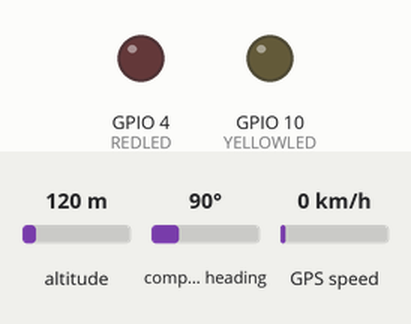
This sketch was run on a simulated ESP8266 (NodeMCU). Shown: output pins drawn as LEDs (lit = HIGH). Inputs (shaded band) come from the test bench; at power-on: altitude 120 m, compass heading 90°, GPS speed 0 km/h. WiFi joins after 1.5 s; servers stay silent unless stated; uploads are accepted with an empty reply; the GPS gets a fix after 3 s at 37.7749, -122.4194 with 8 satellites.

Above: at 3.2 s.
At 5.4 s:
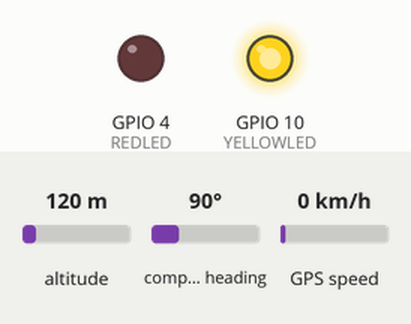
Timing chart, 0 to 8.0 s (numbered marks = the images above):
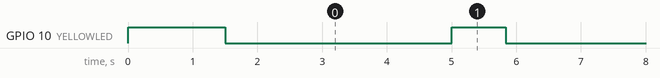

Measured:
- by itself, GPIO 10 (YELLOWLED): repeats every 5.0 s: HIGH 0.84 s, LOW 4.2 s

The sketch:

RowingGPS.ino
```cpp
#include <ESP8266WiFi.h>
#include <DNSServer.h>
#include <ESP8266WebServer.h>
#include <WiFiManager.h>
#include <TinyGPS++.h>
#include <WiFiClientSecure.h>

#define REDLED 4
#define YELLOWLED 10
#define INTERVAL 5000

TinyGPSPlus gps;
unsigned long lastsend;
const char* host="example.execute-api.eu-west-1.amazonaws.com";
const int httpsPort=443;

void setup() {
  Serial.begin(9600, SERIAL_8N1); //start the serial interface for the gps board
  Serial.swap(); //GPS is connected with tx only (we're not sending any data TO the gps module) on pin 13, the alternative UART0 rx pin on the ESP8266. Useful so the gps does not interfere with code uploads
  Serial1.begin(9600); //UART1 only has a tx port, all we need to enable some debugging output
  pinMode(REDLED, OUTPUT);
  pinMode(YELLOWLED, OUTPUT);
  digitalWrite(REDLED,LOW);
  digitalWrite(YELLOWLED,HIGH);
  WiFiManager wifiManager;
  wifiManager.setDebugOutput(false); //not interfere with Serial connection for GPS
  wifiManager.setAPCallback(wifiConfigMode);
  wifiManager.autoConnect("GpsDevice");
  //if we get here we have a wifi connection
  digitalWrite(REDLED,LOW);
  digitalWrite(YELLOWLED,LOW);
}

void loop() {

  // put your main code here, to run repeatedly:
  if ((millis()-lastsend)>INTERVAL){
    lastsend=millis();
    digitalWrite(YELLOWLED,HIGH);
    if(gps.location.isValid()){
      doSendLocation();
    }else{
      digitalWrite(REDLED,HIGH);
      Serial1.println(gps.satellites.value());
    }
    delay(200);
    digitalWrite(REDLED,LOW);
    digitalWrite(YELLOWLED,LOW);
  }
  while(Serial.available()){
    gps.encode(Serial.read());
    yield();
  }


}
void doSendLocation(){
  WiFiClientSecure client;
  String request;
  int brackets=0;

  request=String(F("GET /Prod?action=put&key=IOT4ALL&deviceId=marcos&lat="));
  request+=String(gps.location.lat(),6);
  request+=String(F("&lng="));
  request+=String(gps.location.lng(),6);
  request+=String(F(" HTTP/1.1\r\nUser-Agent: GPSRowingDevice/0.1\r\nHost: "));
  request+=String(host);
  request+=String(F("\r\nConnection: close\r\n\r\n"));

  Serial1.println(request);
  yield();

  if(client.connect(host,httpsPort)){
    client.print(request);
    while(client.connected()){
      while(client.available()){
        char c=client.read();
//        Serial1.print(c);
        if(c=='{'){
          brackets+=1;
        }else if(c=='}') {
          brackets-=1;
          if (brackets==0){
            client.stop();
          }
        }
        yield();
      }
      yield();
    }
    delay(200);
  }else{
    digitalWrite(YELLOWLED,LOW);
    digitalWrite(REDLED,HIGH);
    delay(1000);
  }
}
void wifiConfigMode (WiFiManager *myWiFiManager){
  digitalWrite(REDLED,HIGH);
}
```
